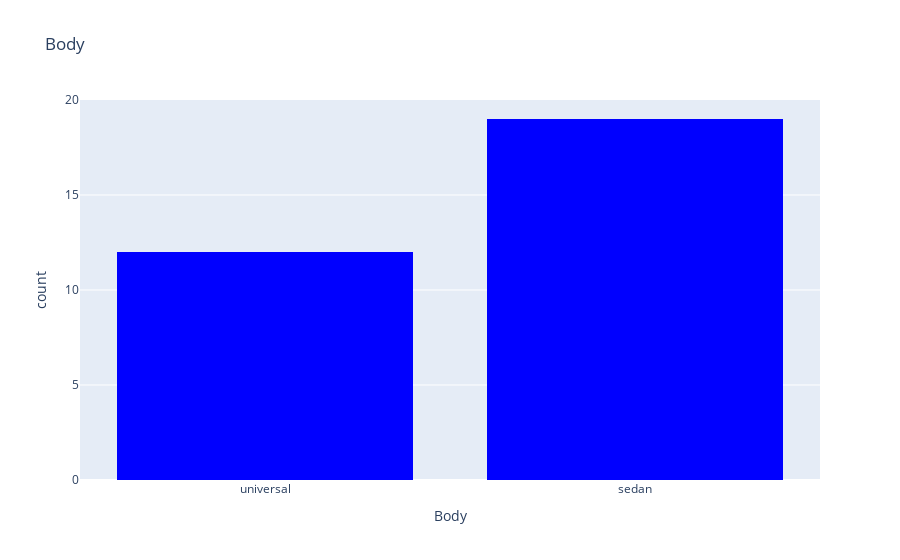

The notebook cell this image was saved under:
### Code cell
fig = px.histogram(df, x="bodytype", 
                   labels= {"bodytype": "Body"},
                   title="Body",
                   color_discrete_sequence=["blue"])

fig.show()

### Figure 1 — Plotly figure (JSON) as saved in the notebook; plotly's stock layout.template omitted (floating-point values rounded to 4 significant figures)
{"data": [{"alignmentgroup": "True", "bingroup": "x", "hovertemplate": "Body=%{x}<br>count=%{y}<extra></extra>", "legendgroup": "", "marker": {"color": "blue", "pattern": {"shape": ""}}, "name": "", "offsetgroup": "", "orientation": "v", "showlegend": false, "type": "histogram", "x": ["universal", "sedan", "sedan", "universal", "sedan", "sedan", "sedan", "sedan", "sedan", "universal", "sedan", "universal", "universal", "sedan", "universal", "universal", "universal", "sedan", "sedan", "universal", "universal", "sedan", "sedan", "sedan", "sedan", "sedan", "universal", "universal", "sedan", "sedan", "sedan"], "xaxis": "x", "yaxis": "y"}], "layout": {"barmode": "relative", "legend": {"tracegroupgap": 0}, "title": {"text": "Body"}, "xaxis": {"anchor": "y", "domain": [0, 1], "title": {"text": "Body"}}, "yaxis": {"anchor": "x", "domain": [0, 1], "title": {"text": "count"}}}}
